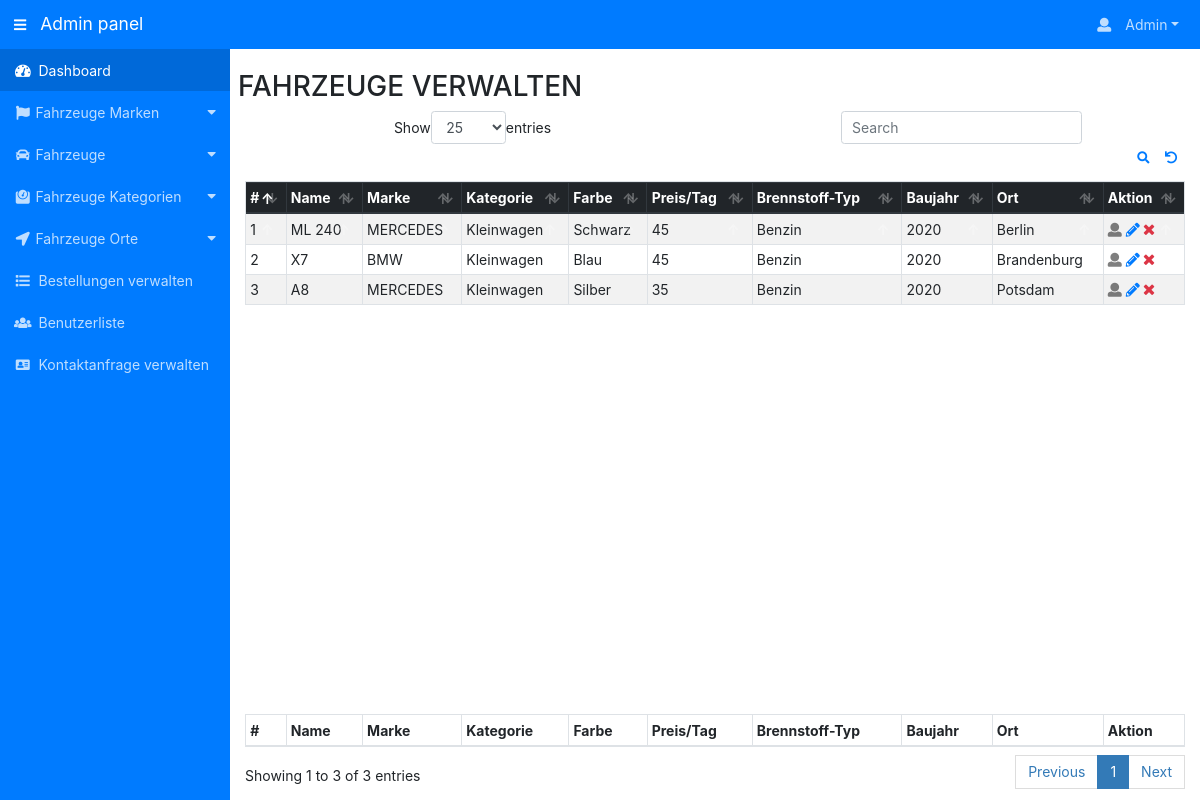
/admin/templates/car_management.php (signed in), run on the app's committed database.
### tables this page shows
CREATE TABLE IF NOT EXISTS `cars` (
     `id` int(11) NOT NULL,
     `CarTitle` varchar(150) DEFAULT NULL,
     `CarBrand` int(11) DEFAULT NULL,
     `Location` int(11) DEFAULT NULL,
     `Category` int(11) DEFAULT NULL,
     `CarColor` varchar(20) DEFAULT NULL,
     `CarOverview` longtext,
     `PricePerDay` int(11) DEFAULT NULL,
     `FuelType` varchar(100) DEFAULT NULL,
     `ModelYear` int(6) DEFAULT NULL,
     `SeatingCapacity` int(11) DEFAULT NULL,
     `CarImage1` varchar(120) DEFAULT NULL,
     `CarImage2` varchar(120) DEFAULT NULL,
     `CarImage3` varchar(120) DEFAULT NULL,
     `CarImage4` varchar(120) DEFAULT NULL,
     `CarImage5` varchar(120) DEFAULT NULL,
     `AirConditioner` int(11) DEFAULT NULL,
     `PowerDoorLocks` int(11) DEFAULT NULL,
     `AntiLockBrakingSystem` int(11) DEFAULT NULL,
     `BrakeAssist` int(11) DEFAULT NULL,
     `PowerSteering` int(11) DEFAULT NULL,
     `DriverAirbag` int(11) DEFAULT NULL,
     `PassengerAirbag` int(11) DEFAULT NULL,
     `PowerWindows` int(11) DEFAULT NULL,
     `CDPlayer` int(11) DEFAULT NULL,
     `CentralLocking` int(11) DEFAULT NULL,
     `CrashSensor` int(11) DEFAULT NULL,
     `RegDate` timestamp NOT NULL DEFAULT CURRENT_TIMESTAMP,
     `LastUpdate` TIMESTAMP DEFAULT CURRENT_TIMESTAMP ON UPDATE CURRENT_TIMESTAMP
);

CREATE TABLE IF NOT EXISTS `brands` (
   `id` int(11) NOT NULL,
   `Name` varchar(120) NOT NULL,
   `CreationDate` timestamp NULL DEFAULT CURRENT_TIMESTAMP,
   `LastUpdate`   TIMESTAMP DEFAULT CURRENT_TIMESTAMP ON UPDATE CURRENT_TIMESTAMP
);

CREATE TABLE IF NOT EXISTS `categories` (
      `id` int(11) NOT NULL,
      `Name` varchar(120) DEFAULT NULL,
      `CreationDate` timestamp NULL DEFAULT CURRENT_TIMESTAMP
);

CREATE TABLE IF NOT EXISTS `location` (
      `id` int(11) NOT NULL,
      `Name` varchar(120) DEFAULT NULL,
      `Country` varchar(120) DEFAULT NULL,
      `CreationDate` timestamp NULL DEFAULT CURRENT_TIMESTAMP
);

### admin/templates/car_management.php (the view, shortened to what this page needs)
<?php
include('../includes/config.php');
if (strlen($_SESSION['alogin']) == 0) {
    header('location:../index.php');
} else {
    ?>
    <!DOCTYPE html>
    <html lang="en">
    <head>
        <link rel="stylesheet" href="../css/datatables.min.css">
        <link rel="stylesheet" href="../css/style.css">
        <link rel="stylesheet" href="../css/bootstrap.min.css">
        <link rel="stylesheet" href="../css/fontawesome-all.min.css">
        <link rel="stylesheet" href="../css/bootadmin.min.css">
    </head>
    <body style="background: #fff">
    <?php include('../includes/header.php'); ?>
    <div class="d-flex"> <?php include('../includes/leftsidebar.php'); ?>
        <div class="content content-wrapper mt-4">
            <div class="container">
                <div class="row">
                    <h2>Fahrzeuge verwalten</h2>
                    <div class="col-md-12">
                        <table id="dataTable" class="table table-striped table-bordered table-sm" cellspacing="0" width="100%">
                            <thead class="thead-dark">
                            <tr>
                                <th>#</th>
                                <th>Name</th>
                                <th>Marke</th>
                                <th>Kategorie</th>
                                <th>Farbe</th>
                                <th>Preis/Tag</th>
                                <th>Brennstoff-Typ</th>
                                <th>Baujahr</th>
                                <th>Ort</th>
                                <th>Aktion</th>
                            </tr>
                            </thead>
                            <tbody>
                            <?php $sql = "SELECT cars.CarTitle, cars.CarBrand, cars.Location, cars.Category, cars.CarColor, cars.PricePerDay, cars.FuelType, cars.ModelYear, cars.id from cars join brands on brands.id=cars.CarBrand";
                            $query = $dbh -> prepare($sql);
                            $query->execute();
                            $results=$query->fetchAll(PDO::FETCH_OBJ);
                            $cnt=1;
                            if($query->rowCount() > 0)
                            {
                                foreach($results as $result) {	?>
                                    <tr>
                                        <td><?php echo htmlentities($cnt);?></td>
                                        <td><?php echo htmlentities($result->CarTitle);?></td>
                                        <td>
                                            <?php
                                            $bid = intval($result->CarBrand);
                                            $sql2 = "SELECT brands.* from brands where brands.id=:bid";
                                            $query2 = $dbh->prepare($sql2);
                                            $query2->bindParam(':bid', $bid, PDO::PARAM_STR);
                                            $query2->execute();
                                            $resultm = $query2->fetchAll(PDO::FETCH_OBJ);
                                            if ($query2->rowCount() > 0) {
                                                foreach ($resultm as $result2) {
                                                    echo ($result2->Name);
                                                }
                                            }
                                            ?>
                                        </td>
                                        <td>
                                            <?php
                                            $cid = intval($result->Category);
                                            $sql3 = "SELECT categories.* from categories where categories.id=:cid";
                                            $query3 = $dbh->prepare($sql3);
                                            $query3->bindParam(':cid', $cid, PDO::PARAM_STR);
                                            $query3->execute();
                                            $resultc = $query3->fetchAll(PDO::FETCH_OBJ);
                                            if ($query3->rowCount() > 0) {
                                                foreach ($resultc as $result3) {
                                                    echo ($result3->Name);
                                                }
                                            }
                                            ?>
                                        </td>
                                        <td><?php echo htmlentities($result->CarColor);?></td>
                                        <td><?php echo htmlentities($result->PricePerDay);?></td>
                                        <td><?php echo htmlentities($result->FuelType);?></td>
                                        <td><?php echo htmlentities($result->ModelYear);?></td>
                                        <td>
                                            <?php
                                            $lid = intval($result->Location);
                                            $sql4 = "SELECT location.* from location where location.id=:lid";
                                            $query4 = $dbh->prepare($sql4);
                                            $query4->bindParam(':lid', $lid, PDO::PARAM_STR);
                                            $query4->execute();
                                            $results = $query4->fetchAll(PDO::FETCH_OBJ);
                                            if ($query4->rowCount() > 0) {
                                                foreach ($results as $result4) {
                                                    echo ($result4->Name);
                                                }
                                            }
                                            ?>
                                        </td>
                                        <td>
                                            <i class="text-black-50 fa fa-user"></i>
                                            <a href="edit_car.php?id=<?php echo $result->id;?>"><i class="fa fa-pencil-alt"></i></a>
                                            <a href="car_management.php?del=<?php echo $result->id;?>" onclick="return confirm('Möchten Sie wirklich löschen?');"><i class="text-danger fa fa-times"></i></a>
                                        </td>
                                    </tr>
                                    <?php $cnt=$cnt+1;
                                }
                            } ?>
                            </tbody>
                            <tfoot>
                                <th>#</th>
                                <th>Name</th>
                                <th>Marke</th>
                                <th>Kategorie</th>
                                <th>Farbe</th>
                                <th>Preis/Tag</th>
                                <th>Brennstoff-Typ</th>
                                <th>Baujahr</th>
                                <th>Ort</th>
                                <th>Aktion</th>
                            </tfoot>
                        </table>
                    </div>
                </div>
            </div>
        </div>
    </div>
    </body>
    </html>
<?php } ?>

### admin/css/style.css (style rules this page uses)
body { background-image: url("../img/bg_admin_login.jpg"); background-repeat: no-repeat; background-size: cover; font-family: "Poppins", sans-serif; }
a { color: #92badd; display:inline-block; text-decoration: none; font-weight: 400; }
h2 { text-align: center; font-size: 16px; font-weight: 600; text-transform: uppercase; display:inline-block; margin: 40px 8px 10px 8px; color: #cccccc; }

### data on the page
cars: CarTitle "ML 240", CarColor "Schwarz", PricePerDay "45", FuelType "Benzin", ModelYear "2020"
brands: Name "MERCEDES"
categories: Name "Kleinwagen"
location: Name "Berlin"
cars: CarTitle "X7", CarColor "Blau", PricePerDay "45", FuelType "Benzin", ModelYear "2020"
brands: Name "BMW"
location: Name "Brandenburg"
cars: CarTitle "A8", CarColor "Silber", PricePerDay "35", FuelType "Benzin", ModelYear "2020"
location: Name "Potsdam"
